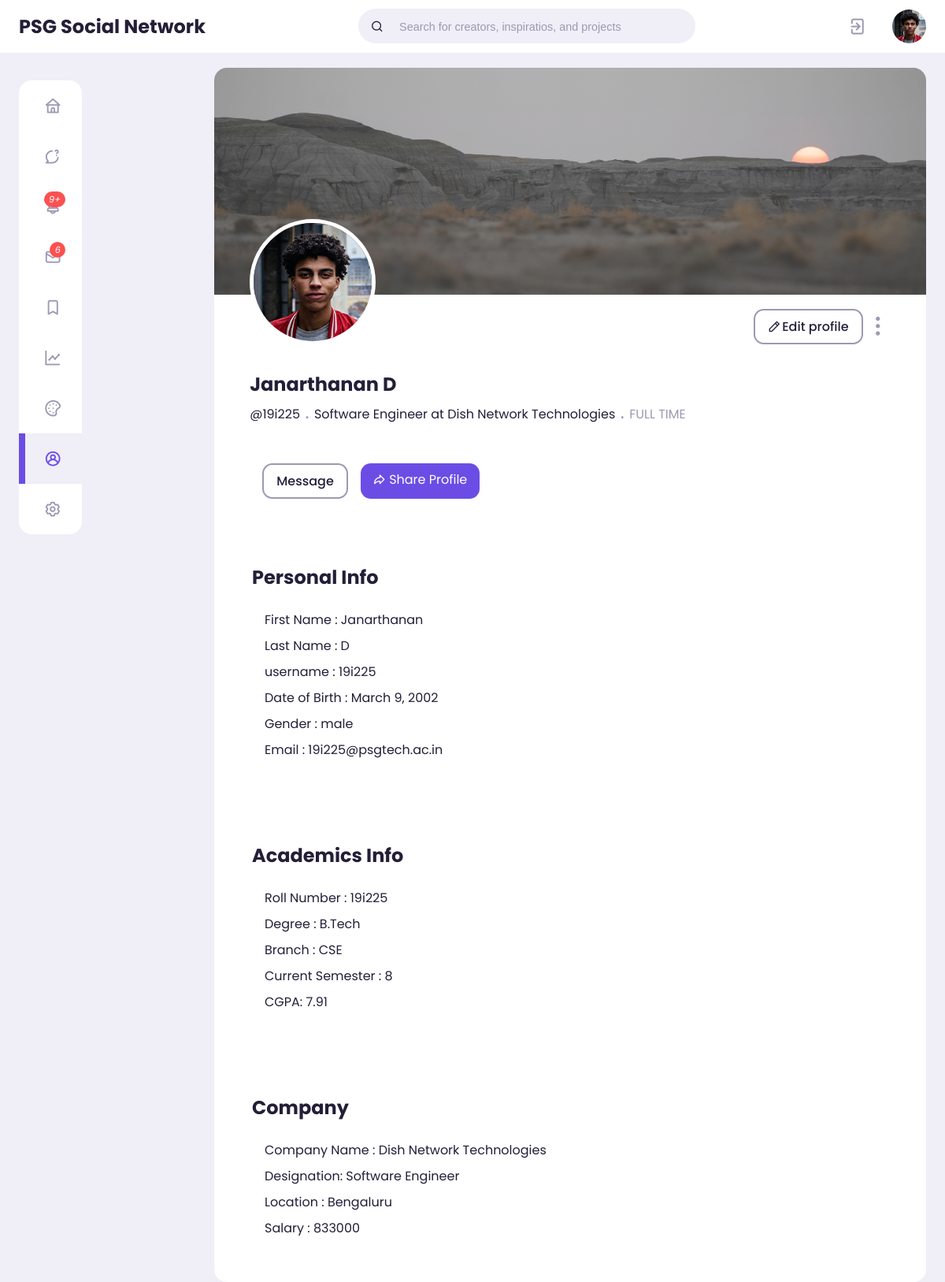
The page /profile/19i225@psgtech.ac.in/ on the database its author committed.
### user/models.py (models this page shows)
class User(AbstractUser):
    GENDER_CHOICES= [
    ('male', 'Male'),
    ('female', 'Female'),
    ('other', 'Other'),
    ]
    username = models.CharField(max_length=200, unique=True)
    profile_pic = models.ImageField(upload_to="profile-pics", blank=True, null=True, default='profile-pics/default-img.png')
    profile_cover = models.ImageField(upload_to="profile-cover", blank=True, null=True, default='profile-cover/default-profile-cover.jpg')
    type = models.CharField(max_length=200, blank=True)
    email = models.EmailField(unique=True)
    gender = models.CharField(max_length=6, choices=GENDER_CHOICES, default='male', null=True)
    dob = models.DateField(null=True)
    USERNAME_FIELD = 'email'
    REQUIRED_FIELDS = []

class CompanyInfo(models.Model):
    STATE_CHOICES = (("Andhra Pradesh","Andhra Pradesh"),("Arunachal Pradesh ","Arunachal Pradesh "),("Assam","Assam"),("Bihar","Bihar"),("Chhattisgarh","Chhattisgarh"),("Goa","Goa"),("Gujarat","Gujarat"),("Haryana","Haryana"),("Himachal Pradesh","Himachal Pradesh"),("Jammu and Kashmir ","Jammu and Kashmir "),("Jharkhand","Jharkhand"),("Karnataka","Karnataka"),("Kerala","Kerala"),("Madhya Pradesh","Madhya Pradesh"),("Maharashtra","Maharashtra"),("Manipur","Manipur"),("Meghalaya","Meghalaya"),("Mizoram","Mizoram"),("Nagaland","Nagaland"),("Odisha","Odisha"),("Punjab","Punjab"),("Rajasthan","Rajasthan"),("Sikkim","Sikkim"),("Tamil Nadu","Tamil Nadu"),("Telangana","Telangana"),("Tripura","Tripura"),("Uttar Pradesh","Uttar Pradesh"),("Uttarakhand","Uttarakhand"),("West Bengal","West Bengal"),("Andaman and Nicobar Islands","Andaman and Nicobar Islands"),("Chandigarh","Chandigarh"),("Dadra and Nagar Haveli","Dadra and Nagar Haveli"),("Daman and Diu","Daman and Diu"),("Lakshadweep","Lakshadweep"),("National Capital Territory of Delhi","National Capital Territory of Delhi"),("Puducherry","Puducherry"))
    user = models.ForeignKey(User, on_delete=models.CASCADE, null=True)
    company = models.CharField(max_length=100, blank=True)
    designation = models.CharField(max_length=100, blank=True)
    location = models.CharField(choices=cities, null=False, max_length=20)
    salary = models.BigIntegerField(blank=True)

class AcademicsInfo(models.Model):
    DEGREE_CHOICES = [
        ('B.Tech', 'Bachelor of Technology'),
        ('B.E', 'Bachelor of Engineering'),
        ('M.Tech', 'Master of Technology'),
        ('B.Sc', 'Bachelor of Science'),
        ('M.E', 'Master of Engineering'),
        ('M.Tech', 'Master of Technology'),
    ]
    DEPARTMENT_CHOICES = [
        ('CSE', 'Computer Science and Engineering'),
        ('ECE', 'Electronics and Communication Engineering'),
        ('ME', 'Mechanical Engineering'),
        ('CE', 'Civil Engineering'),
    ]
    user = models.ForeignKey(User, on_delete=models.CASCADE, null=True)
    roll_number = models.CharField(max_length=7, blank=True, unique=True)
    degree = models.CharField(max_length=100, blank=True, choices=DEGREE_CHOICES)
    department = models.CharField(max_length=100, blank=True, choices=DEPARTMENT_CHOICES)
    current_semester = models.CharField(max_length=200, blank=True)
    cgpa = models.FloatField(max_length=3, blank=True)

### user/views.py (the view)
# urls.py: path('profile/<str:pk>/',views.profileView, name="profile"),
def profileView(request, pk):
    user = User.objects.get(email = pk)
    academics = AcademicsInfo.objects.get(user = user)
    company = CompanyInfo.objects.get(user = user)
    context = { 'user' : user, 'academics' : academics, 'company' : company }
    return render(request, "user/profile.html", context)

### user/templates/user/profile.html (shortened to what this page needs)
{% extends 'base.html' %}
{% load static %}
{% block content %}
{% include 'top-nav.html' %}
<main class="profile">
    <div class="container">
        {% include 'side-nav.html'%}
        <section class="container-profile">
            <div class="profile-header">
                <div class="profile-top">
                    <img id="profile-cover" src="{{user.profile_cover.url}}" alt="profile-cover-img">
                </div>
                <div class="profile-middle">
                    <div class="profile-img">
                        <img src="{{user.profile_pic.url}}" alt="profile-image">
                    </div>
                    <div class="right-buttons">
                        <a href="{% url 'user:edit-profile' %}" class="edit-profile-button" ><i class="uil uil-pen"></i>Edit profile</a>
                        <a href="#" class="text-muted" id="menu-icon"><i class="uil uil-ellipsis-v"></i></a>
                    </div>
                </div>
                <div class="profile-bottom">
                    <div class="profile-bio">
                        <h2>{{user.first_name}} {{user.last_name}}</h2>
                        <p><span>@{{user.username}}</span><span class="text-muted dot"> . </span>{{company.designation}}
                            <span>at</span> {{company.company}}<span class="text-muted dot"> . </span> <span
                                class="text-muted">FULL TIME</span></p>
                    </div>
                    <div class="profile-bottom-buttons">
                        <a href="#" id="message-button" >
                            Message
                        </a>
                        <a href="#" class="btn-primary">
                            <i class="uil uil-share"></i> Share Profile
                        </a>
                    </div>
                </div>
            </div>
            <div class="profile-info">
                <div class="block">
                    <h2>Personal Info</h2>
                    <p>First Name <span>: {{user.first_name}}</span></p>
                    <p>Last Name <span>: {{user.last_name}}</span></p>
                    <p>username <span>: {{user.username}}</span></p>
                    <p>Date of Birth <span>: {{user.dob}}</span></p>
                    <p>Gender <span>: {{user.gender}}</span></p>
                    <p>Email <span>: {{user.email}}</span></p>
                </div>
                <div class="block">
                    <h2>Academics Info</h2>
                    <p>Roll Number <span>: {{academics.roll_number}}</span></p>
                    <p>Degree <span>: {{academics.degree}}</span></p>
                    <p>Branch <span>: {{academics.department}}</span></p>
                    <p>Current Semester <span>: {{academics.current_semester}}</span></p>
                    <p>CGPA<span>: {{academics.cgpa}}</span></p>
                </div>
                <div class="block">
                    <h2>Company</h2>
                    <p>Company Name <span>: {{company.company}}</span></p>
                    <p>Designation<span>: {{company.designation}}</span></p>
                    <p>Location <span>: {{company.location}}</span></p>
                    <p>Salary <span>: {{company.salary}}</span></p>
                </div>
            </div>
        </section>
    </div>
</main>
{% endblock content %}

### templates/base.html (shortened to what this page needs)
<!DOCTYPE html>
<html lang="en">
{% load static %}
<head>
    <link rel="stylesheet" href="https://unicons.iconscout.com/release/v4.0.0/css/line.css">
    <link rel="stylesheet" href="{% static 'css/style.css' %}">
</head>
<body>
    {% block content %}
    {% endblock content %}
</body>
</html>

### templates/top-nav.html
{% load static %}
<nav>
    <div class="container">
        <h2 class="log">
            PSG Social Network
        </h2>
        <div class="search-bar">
            <i class="uil uil-search"></i>
            <input type="search" placeholder="Search for creators, inspiratios, and projects">
        </div>
        <div class="create">
            <a href="{% url 'user:logout'%}"><i class="uil uil-signout icon-font-size"></i></a>
            <div class="profile-picture">
                <img src="{{user.profile_pic.url}}" alt="Profile imgage">
            </div>
        </div>
    </div>
</nav>

### templates/side-nav.html (shortened to what this page needs)
<section class="left">
    <div class="sidebar">
        <a href="{% url 'feeds:index' %}"class="menu-item{% if 'feeds' in request.resolver_match.namespace %} active{% endif %}">
            <span><i class="uil uil-home icon"></i></span>
        </a>
        <a href="#" class="menu-item">
            <span><i class="uil uil-comment-question"></i></span>
        </a>
        <a href="#" class="menu-item" id="notifications">
            <span><i class="uil uil-bell"><small class="notification-count">9+</small></i></span>
        </a>
        <a href="#" class="menu-item" id="messages-notification">
            <span><i class="uil uil-envelope-alt"><small class="notification-count">6</small></i></span>
        </a>
        <a href="#" class="menu-item">
            <span><i class="uil uil-bookmark"></i></span>
        </a>
        <a href="#" class="menu-item">
            <span><i class="uil uil-chart-line"></i></span>
        </a>
        <a href="#" class="menu-item" id="theme">
            <span><i class="uil uil-palette"></i></span>
        </a>
        <a href="{% url 'user:profile' user.email %}" class="menu-item{% if 'user' in request.resolver_match.namespace %} active{% endif %}">
            <span><i class="uil uil-user-circle"></i></span>
        </a>
        <a href="#" class="menu-item">
            <span><i class="uil uil-setting"></i></span>
        </a>
    </div>
</section>

### rows shown on the page
User: profile_pic (picture), profile_cover (placeholder picture), first_name "Janarthanan", last_name "D", username "19i225", dob "March 9, 2002", gender "male", email "19i225@psgtech.ac.in"
CompanyInfo: designation "Software Engineer", company "Dish Network Technologies", location "Bengaluru", salary "833000"
AcademicsInfo: roll_number "19i225", degree "B.Tech", department "CSE", current_semester "8", cgpa "7.91"
